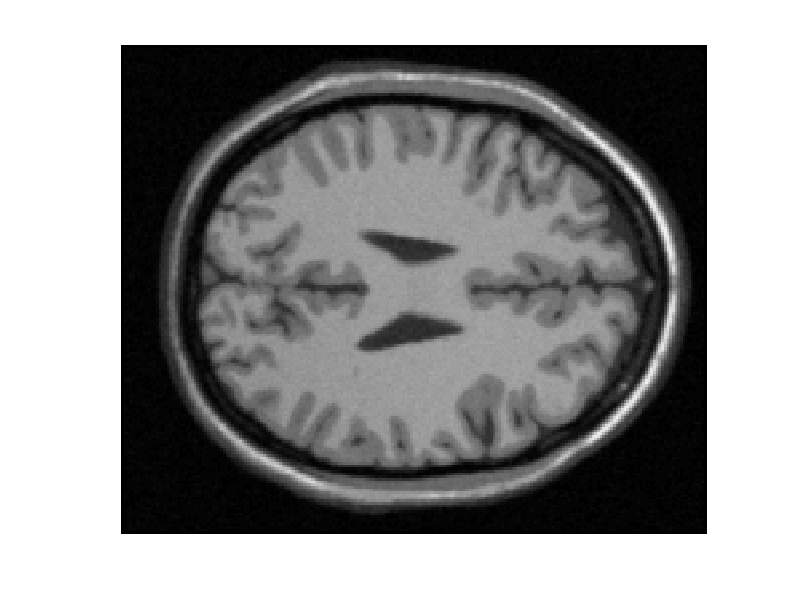
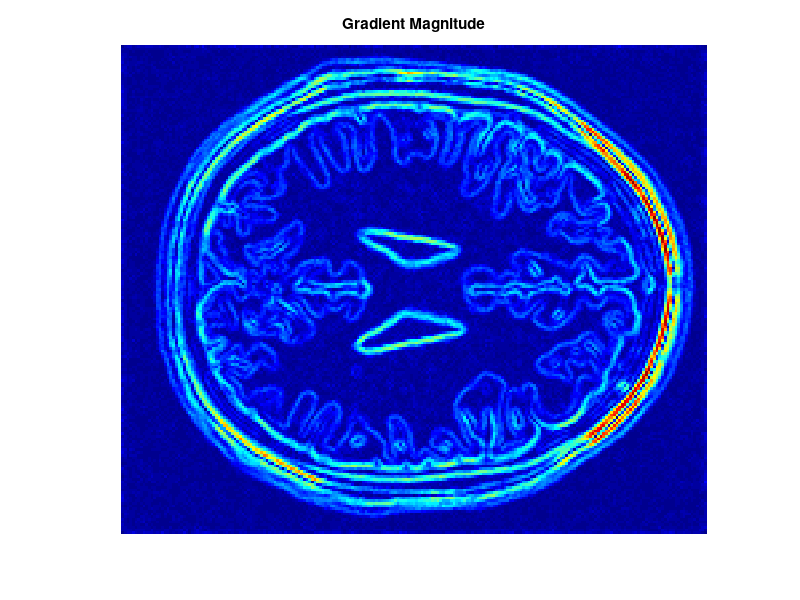
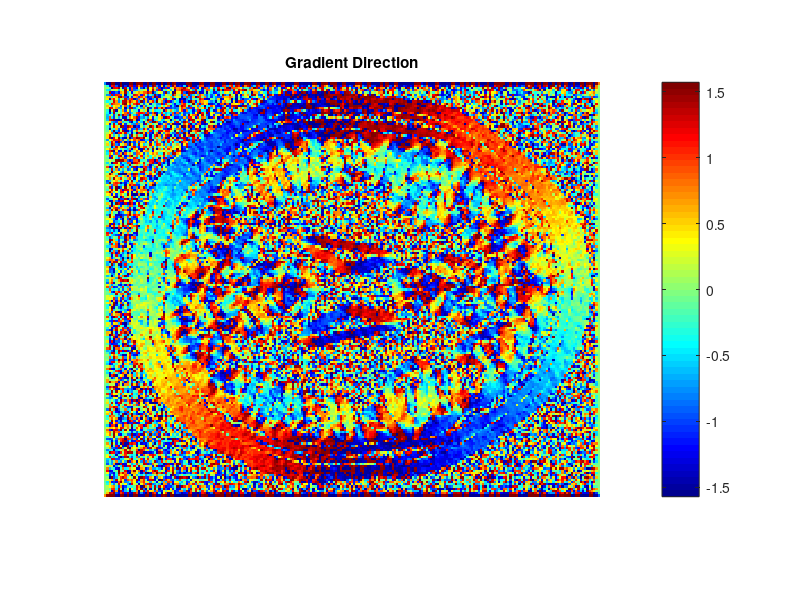
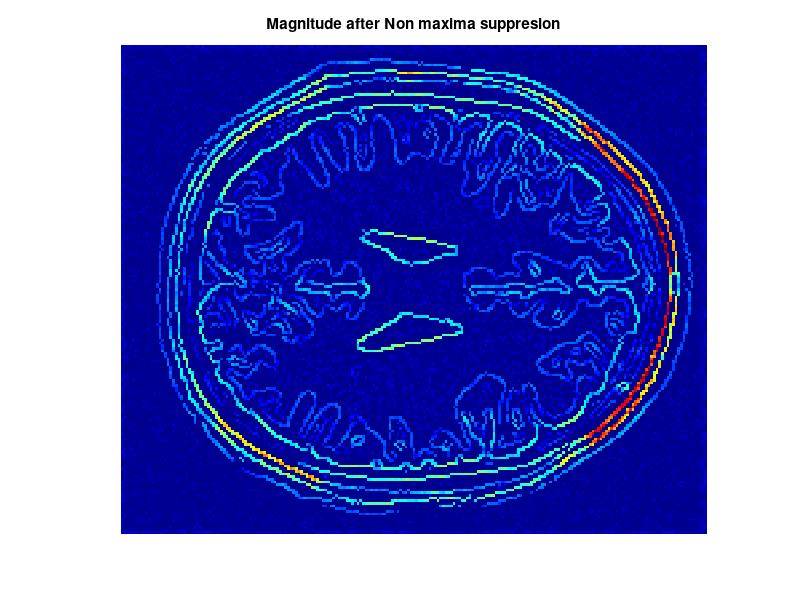

Write the MATLAB code that produced these figures, in order.
%% Exercise 3
%% Edge-Based segmentation methods
%% Gradient based / Basic, Canny

%% Clear and close everything
clear all; close all; clc;

%% ----------------------------------------------------------------------%%
%% ---------------------------------------------------------------------%%
%% Load the image
load('Image.mat')
Image = mat2gray(double(Image));
[s1, s2] = size(Image);

%% Filter the image with a Gaussian filter
Image = convn(Image,fspecial('gaussian'));
fig = figure; imagesc(Image,[0 1]); axis image; colormap gray;axis off; ...
    axis xy

%% ----------------------------------------------------------------------%%
%% ----------------------------------------------------------------------%%
%% A. Basic Edge detection

%% 1. Compute the Magnitude of the gradient
[grad_x, grad_y] = gradient(Image);
M = sqrt(grad_x.^2+grad_y.^2);

figure(fig+1); imagesc(M); axis image; colormap jet;axis off; ...
    title('Gradient Magnitude'); axis xy

%% Threshold the gradient
EdgeBasic = (M>0.1);
figure(fig+2); imagesc(EdgeBasic); axis image; colormap gray; axis off; ...
    title('Edge - Basic thresholding'); axis xy

disp('1 - pause')
pause
close(fig+2)


%% ----------------------------------------------------------------------%%
%% ----------------------------------------------------------------------%%
%% B. CANNY

%% STEP1: Non Maxima suppression step
Mn = M; %% Initialize the image with supressed non maxima edges
%% a. Compute the gradient direction
alpha = atan(grad_y./grad_x);
figure(fig+2); imagesc(alpha); axis image; colormap jet; axis off; ...
    title('Gradient Direction'); axis xy; colorbar
a = [0 45 90 135 180]; %% The 4 basic gradient directions (0=180)

alpha_b=zeros(s1,s2);
for i = 2:s1-1
    for j = 2:s2-1
        %% Compute the nearest basic direction to the local gradient
        %% direction
        angle = rad2deg(alpha(i,j));
        if(angle<0)
            angle = angle+180;
        end
        [difference, nearest] = min(abs(angle-a));  %nearest is the index to closes angle
        
        %% Just say that 0 and 180 should have the same index
        if nearest==5
            alpha_b(i,j) = 1;
        else
            alpha_b(i,j) = nearest;
        end
        
        %% Get the two neigbors in opposite directions
        % (4 possibilities)
        %0 deg
        if alpha_b(i,j) == 1
            nd = [i j-1];
            ng = [i j+1];
        %45 deg
        elseif alpha_b(i,j) == 2
            nd = [i+1 j+1];
            ng = [i-1 j-1];
        %90 deg
        elseif alpha_b(i,j) == 3
            nd = [i+1 j];
            ng = [i-1 j];
        %135 deg
        elseif alpha_b(i,j) == 4
            nd = [i+1 j-1];
            ng = [i-1 j+1];
        end
        %% And check if the gradient magnitude is is smaller than the
        %% gradient magnitude of one of its neighbours in the chosen
        %% direction. In this case, set it to zero in Mn.
        if M(nd(1),nd(2))>M(i,j)|| M(ng(1),ng(2))>M(i,j)
            Mn(i,j)=0;
        end
        
    end
end

%% Display
figure(fig+3); imagesc(Mn); axis image; colormap jet; axis off; ...
    title('Magnitude after Non maxima suppresion'); axis xy

%% ----------------------------------------------------------------------%%
%% ----------------------------------------------------------------------%%
%% STEP2: Hysteresis

% Create the strong pixel map
Th = 0.12;               %% high treshold
StrongPixel = Mn > Th; %% Strong pixel map
% Create the weak pixel map
Tl = 0.04;               %% low treshold
WeakPixel = Mn > Tl - StrongPixel;
% Display
figure(fig+4); imagesc(StrongPixel); axis image; colormap gray; axis off; ...
    title('Strong Pixel'); axis xy
figure(fig+5); imagesc(WeakPixel); axis image; colormap gray; axis off; ...
    title('Weak Pixel'); axis xy

% Find the connected component (8-connectivity, use the function bwlabel)
[C, labels]= bwlabel(StrongPixel|WeakPixel,8);

% Compute the final edge map "EdgeCanny"
EdgeCanny = zeros(size(M)); %% Initialize

% For every connected component, check if oone of the pixels is a "strong
% pixel". In this case, set the whole component to be an edge
for k = 1:labels
     if max(max((C==k)&(StrongPixel==1)))>0 %there is a strong pixel in K
         EdgeCanny = EdgeCanny|(C==k); %add component
     end
end

% Display
figure(fig+6); imagesc(EdgeCanny); axis image; colormap gray; axis off; axis xy;...
    title('Final Canny output');
